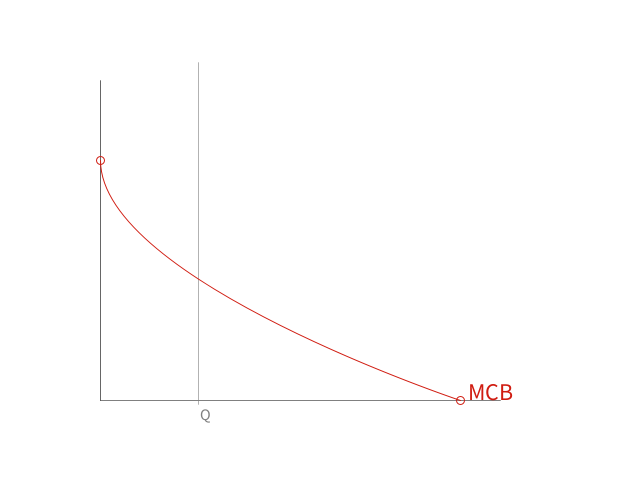
Frame 1 (no input)
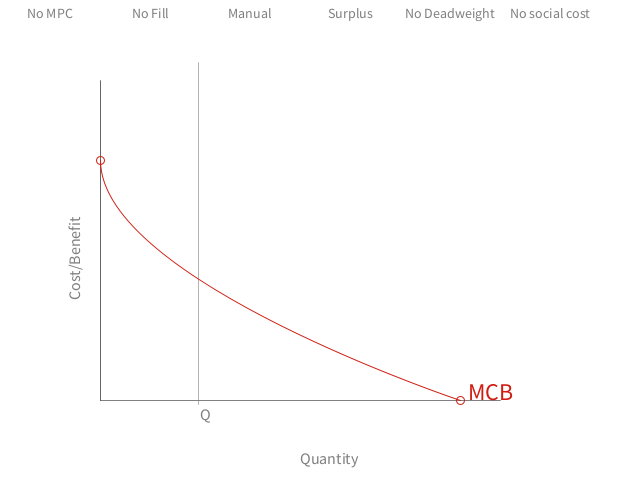
Frame 60 (the mouse pressed at the canvas centre just before this capture)
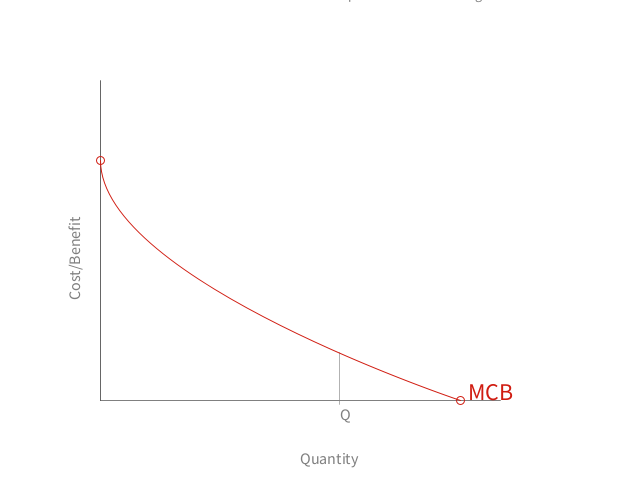
Frame 120 (the mouse held since frame 60 and released just before this capture)

The Processing sketch that drew these frames (run headless with seeded random() and noise(); from frame 60 on, the mouse is pressed at the canvas centre):

// Processing sketch: macro_economics
// ── macro_economics.pde
float A,B,C,D,AA,BB,CC,DD;
float left,right;
float Q,P;
float dY;
int d = 2;
int timer = 0;
float Xpos,Ypos;
float ext;
  float t=0;
String event;
String note = " ";
String label1 = "MCB";
String label2 = " ";

boolean invisibleHand = false;
boolean trackMouse = true;
boolean move = false;
boolean drawBottom = false;
boolean drawFill = false;
boolean drawProducerCost = false;
boolean drawSocialCost = false;
boolean label1edit = false;
boolean label2edit = false;
boolean drawWelfareloss =false;

float[] vY = new float[5];
float[] pY = new float[4];
float[] p_newY = new float[4];
float buttonY = 0;

color RED = color(208,28,17);
color consumer = color(208,28,17);
color producer = color(255*0.5);
color external = color(255*0.25);
color consumerFill = color(208,28,17,128);
color producerFill = color(128,128,128,128);

//PShape s;

void setup() {
  size(640, 480);
  A= 60;
  AA=A;
  B= 0;
  BB=B;
  C= 0;
  CC=C;
  D= 50;
  DD=D;
  
  ext=10;
  left=0;
  right=90;
    
  vY[0]=0;
  vY[1]=0;
  vY[2]=0;
  vY[3]=0;
  
  
}


void drawLine(float lStart, float lEnd, float pStart, float pEnd, color colour) {
  strokeWeight(0.25);
  stroke(colour);
  
  line(left, lStart, right, lEnd);
  ellipse(left, pStart, d, d);
  ellipse(right, pEnd, d, d);
}


void drawBLine(float lStart, float lEnd, float pStart, float pEnd, color colour) {
  strokeWeight(0.25);
  stroke(colour);
  if (lStart>lEnd) {
  bezier(left, lStart, left, lStart-0.5*(lStart-lEnd), right, lEnd, right, lEnd); //1
  } else {
  bezier(left, lStart, left, lStart, right, lEnd-0.5*(lEnd-lStart), right, lEnd); //2
  
  }
  //line(left, lStart, right, lEnd);
  ellipse(left, pStart, d, d);
  ellipse(right, pEnd, d, d);
}

float intersectBLine(float A, float B, float C, float D) {
int steps = 10;
float t=0; // start left
float stepSize=0.5;
for (int i = 0; i <= steps; i++) {
  float x = bezierPoint(left, left, right, right, t); // t and x points are evenly spaced for both curves
  float y1 = bezierPoint(A, A-0.5*(A-B), B, B, t);
  float y2 = bezierPoint(C, C, D-0.5*(D-C), D, t);

  if (y1>y2) {
  t+=stepSize;
  } else {
  stepSize/=2;
  t-=stepSize;
  }  
  if (i==10){ellipse(x,y1,2,2);}
}
return t;
}

float tMouse(){
  Xpos=(mouseX-100)/4;
  float t=(Xpos-left)/(right-left);
return t;
}

void keyPressed()
{
  if (label1edit) {
    if (keyCode == BACKSPACE) {label1="";}
    else {label1 = label1 + key;}
  }
  else if (label2edit) {
    if (keyCode == BACKSPACE) {label2="";}
    else {label2 = label2 + key;}
  }
  else {
    if (keyCode == BACKSPACE) {note="";}
    else {note = note + key;}
  }
  
  if (key == ' ') {
        if (trackMouse) {trackMouse = false;}
        else {trackMouse = true;}
  }
}


void mousePressed()
{
  move=true;
  Xpos=(mouseX-100)/4;
  Ypos=(mouseY-400)/-4;
  // left handles for angle change (one moves)
  if ((Xpos > left-d) & (Xpos < left+d)) { // on left points
      if ((Ypos > AA-d) & (Ypos < AA+d))
        { event = "PointA";
        }
      else if ((Ypos > CC-d) & (Ypos < CC+d))
        { event = "PointC";
        }
  } 
  if ((Xpos > right-d) & (Xpos < right+d)) { // on right points
      if ((Ypos > BB-d) & (Ypos < BB+d))
        { event = "PointB";
        }
      else if ((Ypos > DD-d) & (Ypos < DD+d))
        { event = "PointD";
        }
      } 
      
  if ((Xpos > right+d) & (Xpos < right+d+20)) { // to the right of right points
      if ((Ypos > BB-d) & (Ypos < BB+d+5)) {
      if (label1edit)
            {label1edit=false;}
          else  {label1edit=true;}
      }
      else if ((Ypos > DD-d) & (Ypos < DD+d+5))
      if (label2edit)
            {label2edit=false;}
          else  {label2edit=true;}
      } 

  if (mouseY < 30) {
    if ((mouseX > 0) & (mouseX < 100)) { // Fill toggle button    
      if (drawProducerCost) 
            {drawProducerCost=false; label2=" ";}
      else  {drawProducerCost=true; label2="MPC";}
      }
    
    
    if ((mouseX > 100) & (mouseX < 200)) { // Fill toggle button    
      if (drawFill) 
            {drawFill=false;}
      else  {drawFill=true;}
      }
    if ((mouseX > 200) & (mouseX < 300)) { // Fill toggle button    
      if (invisibleHand) 
            {invisibleHand=false;}
      else  {invisibleHand=true;
              trackMouse=true;}
      }
    if ((mouseX > 300) & (mouseX < 400)) { // Fill toggle button    
      if (drawBottom) 
            {drawBottom=false; label1="MPC"; label2="MCB";}
      else  {drawBottom=true; label1="Abatement cost"; label2="Emission cost";}
      }
      
    if ((mouseX > 400) & (mouseX < 500)) { // Fill toggle button    
      if (drawWelfareloss) 
            {drawWelfareloss=false;}
      else  {drawWelfareloss=true;}
      }
      
    if ((mouseX > 500) & (mouseX < 600)) { // Fill toggle button    
      if (drawSocialCost) 
            {drawSocialCost=false;}
      else  {drawSocialCost=true;}
      }
    
  }

}


void mouseReleased()
{
  move=false;
  event = "Nothing";
}

void dragPoints()
{
  Xpos=(mouseX-100)/4;
  Ypos=(mouseY-400)/-4;
  // left handles for angle change (one moves)
  if (event=="PointA") { AA=Ypos; }
  if (event=="PointB") { BB=Ypos; AA=A+(BB-B); }
  if (event=="PointC") { CC=Ypos; DD=D+(CC-C);}
  if (event=="PointD") { DD=Ypos;}   
}



float update(float tempY, float restY, int ID) {
  //Spring(240, 260,  40, 0.98, 8.0, 0.1, springs, 0);
    float k = 0.1;
    float damp = 0.82;
    int mass = 5;
    float force,accel;
   
    force = -k * (tempY - restY);  // f=-ky 
    accel = force / mass;                 // Set the acceleration, f=ma == a=f/m 
    vY[ID] = damp * (vY[ID] + accel);         // Set the velocity 
    tempY = tempY + vY[ID];           // Updated position 

  return tempY;
}


void drawSurplus(float t) {
// producer suplus
 Q= bezierPoint(left, left, right, right, t);
 P= bezierPoint(A, A-0.5*(A-B), B, B, t);
 float integral1 = 0;
 float integral2 = 0;
 
  fill(producerFill);
  noStroke();
  beginShape();
  for (float x_t=0; x_t<=t; x_t+=0.01){
  vertex(bezierPoint(left, left, right, right, x_t), bezierPoint(C, C, D-0.5*(D-C), D, x_t));
  integral1+=P-bezierPoint(C, C, D-0.5*(D-C), D, x_t);
  }
  vertex(Q, P);
  vertex(left, P);
  vertex(left, C);
  endShape();
  
  beginShape();
  vertex(right+20, 0);
  vertex(right+20, integral1/20);
  vertex(right+40, integral1/20);
  vertex(right+40, 0);
  endShape();
  scale(1,-1);
  textAlign(CENTER);
  fill(0);
  text("Producer",right+30,0-integral1/20+3);
  text("surplus",right+30,0-integral1/20+6);
  textAlign(LEFT);
  scale(1,-1);
  
    // consumer suplus
  fill(consumerFill);
  noStroke();
  beginShape();
  for (float x_t=0; x_t<=t; x_t+=0.01){
  vertex(bezierPoint(left, left, right, right, x_t), bezierPoint(A, A-0.5*(A-B), B, B, x_t));
  integral2+=bezierPoint(A, A-0.5*(A-B), B, B, x_t)-P;
  }
  vertex(Q, P);
  vertex(left, P);
  vertex(left, A);
  endShape();
  
  
  beginShape();
  vertex(right+20, integral1/20);
  vertex(right+20, integral1/20+integral2/20);
  vertex(right+40, integral1/20+integral2/20);
  vertex(right+40, integral1/20);
  endShape();
  
  scale(1,-1);
  textAlign(CENTER);
  fill(0);
  text("Consumer",right+30,0-integral1/20-integral2/20+3);
  text("surplus",right+30,0-integral1/20-integral2/20+6);
  textAlign(LEFT);
  scale(1,-1);
}

void fillWelfareloss(float t1, float t2) {
 float Q1= bezierPoint(left, left, right, right, t1);
 float P1= bezierPoint(A, A-0.5*(A-B), B, B, t1);
 float Q2= bezierPoint(left, left, right, right, t2);
 float P2= bezierPoint(A, A-0.5*(A-B), B, B, t2);
 float E = C+ext;
 float F = D+ext;
  fill(#F7DE82);
  noStroke();
  beginShape();
  vertex(Q2, P2);
  for (float x_t=t2; x_t<=t1; x_t+=0.01){
  vertex(bezierPoint(left, left, right, right, x_t), bezierPoint(A, A-0.5*(A-B), B, B, x_t));
  }
  vertex(Q1, P1);
  vertex(Q1, P1+ext);
  
  for (float x_t=t1; x_t>=t2; x_t-=0.01){
  vertex(bezierPoint(left, left, right, right, x_t), bezierPoint(E, E, F-0.5*(F-E), F, x_t));
  }  
  vertex(Q2, P2);
  endShape();
  fill(128);
  noFill();
}

void fillBottom(float t) {

// area under graphs
 Q= bezierPoint(left, left, right, right, t);
 P= bezierPoint(A, A-0.5*(A-B), B, B, t);
 float integral1 = 0;
 float integral2 = 0;
 
  fill(producerFill);
  noStroke();
  beginShape();
  for (float x_t=0; x_t<=t; x_t+=0.01){
  vertex(bezierPoint(left, left, right, right, x_t), bezierPoint(C, C, D-0.5*(D-C), D, x_t));
  integral1+=bezierPoint(C, C, D-0.5*(D-C), D, x_t);
  }
  vertex(Q, P);
  vertex(Q, 0);
  vertex(left, 0);
  vertex(left, C);
  endShape();
  
  beginShape();
  vertex(right+20, 0);
  vertex(right+20, integral1/10);
  vertex(right+40, integral1/10);
  vertex(right+40, 0);
  endShape();
  
  scale(1,-1);
  textAlign(CENTER);
  fill(0);
  text("Social",right+30,0-integral1/10+3);
  text("cost",right+30,0-integral1/10+6);
  textAlign(LEFT);
  scale(1,-1);
  
  
  //abatement
  fill(consumerFill);
  noStroke();
  beginShape();
  vertex(Q, P);
  for (float x_t=t; x_t<=1; x_t+=0.01){
  vertex(bezierPoint(left, left, right, right, x_t), bezierPoint(A, A-0.5*(A-B), B, B, x_t));
  integral2+=bezierPoint(A, A-0.5*(A-B), B, B, x_t);  
  }
  vertex(right, B);
  vertex(right, 0);
  vertex(Q, 0);
  //vertex(Q, P);
  endShape();
  
  
  beginShape();
  vertex(right+20, integral1/10);
  vertex(right+20, integral1/10+integral2/10);
  vertex(right+40, integral1/10+integral2/10);
  vertex(right+40, integral1/10);
  endShape();
  
  scale(1,-1);
  textAlign(CENTER);
  fill(0);
  text("Abatement",right+30,0-integral1/10-integral2/10+3);
  text("cost",right+30,0-integral1/10-integral2/10+6);
  textAlign(LEFT);
  scale(1,-1);
  
}

void drawLabels() {
  scale(1,-1);
  textSize(6);
  fill(consumer);
  text(label1,right+d,-B);
  
  fill(producer);
  text(label2,right+d,-D);
  
  scale(1,-1);
  noFill();
}

void drawIntersection(float t, String label) {
 Q= bezierPoint(left, left, right, right, t);
 P= bezierPoint(A, A-0.5*(A-B), B, B, t);
  fill(producer);
  stroke(producer);
  line(Q,P,Q,-1);
  scale(1,-1);
  textSize(4);
  text(label,Q,5);
  scale(1,-1);
  noFill();
 
}

void drawButtons(int targetPos) {
  textAlign(CENTER);
  buttonY=update(buttonY,targetPos,4); //ID=4 for the fifth speed element
  float textY=buttonY-2;
  rect(0,0,100,buttonY);
  if (drawProducerCost) {text("MPC",50,textY);}
          else {text("No MPC",50,textY);}
  rect(100,0,100,buttonY);
  if (drawFill) {text("Fill",150,textY);}
          else {text("No Fill",150,textY);}
  rect(200,0,100,buttonY);
  if (invisibleHand) {text("Invisible Hand",250,textY);}
          else {text("Manual",250,textY);}
  rect(300,0,100,buttonY);
  if (drawBottom) {text("Cost",350,textY);}
          else {text("Surplus",350,textY);}
  rect(400,0,100,buttonY);
  if (drawWelfareloss) {text("Deadweight",450,textY);}
          else {text("No Deadweight",450,textY);}
  rect(500,0,100,buttonY);
  if (drawSocialCost) {text("Social cost",550,textY);}
          else {text("No social cost",550,textY);}  
  
  textAlign(LEFT);

}


void draw() {
  background(255);
  strokeWeight(0.25);
  stroke(255);
  //fill(240);
  textSize(14);

  if (mouseY<30) {drawButtons(20);}
    else {drawButtons(0);}
  translate(100,400);
  scale(4,-4);

  noFill();
  
  //coordinate system
  strokeWeight(0.15);
  stroke(0.15);
  line(0,0,0, 80);
  line(0,0,100,0);
  
  
  pushMatrix();
  textSize(4);
  scale(1,-1);
  text("Quantity",50,16);
  rotate(-PI/2);
  text("Cost/Benefit",25,-6);
  popMatrix();
  
  
  if (move==true){
     dragPoints();
   } else {
    A=update(A,AA,0);
    B=update(B,BB,1);
    C=update(C,CC,2);
    D=update(D,DD,3);
   }
    
 // }
  
  
  drawLabels();
  
  //drawBLine(C+ext,D+ext,CC+ext,DD+ext,external);

  if (invisibleHand) {
  t = intersectBLine(A,B,C,D);}
  else {if (trackMouse) {t = tMouse();}}
  
  drawIntersection(t,"Q");
  if (drawFill) {
    if (drawBottom) {fillBottom(t);}
    else {drawSurplus(t);}
  } 
  
  noFill();
  
  if (drawSocialCost) {
    float t2 =  intersectBLine(A,B,C+ext,D+ext);
    drawIntersection(t2,"Q*");
    if (drawWelfareloss) {fillWelfareloss(t,t2);}
    drawBLine(C+ext,D+ext,CC,DD,external);
   }
    
  drawBLine(A,B,AA,BB,consumer);

  if (drawProducerCost) {drawBLine(C,D,CC,DD,producer);}
  
  scale(1,-1);
  Xpos=(mouseX-100)/4;
  Ypos=(mouseY-400-10)/4;
  text(note,Xpos,Ypos);
  
  //drawIntersection(A,B,C+ext,D+ext,external);
  
  
}
